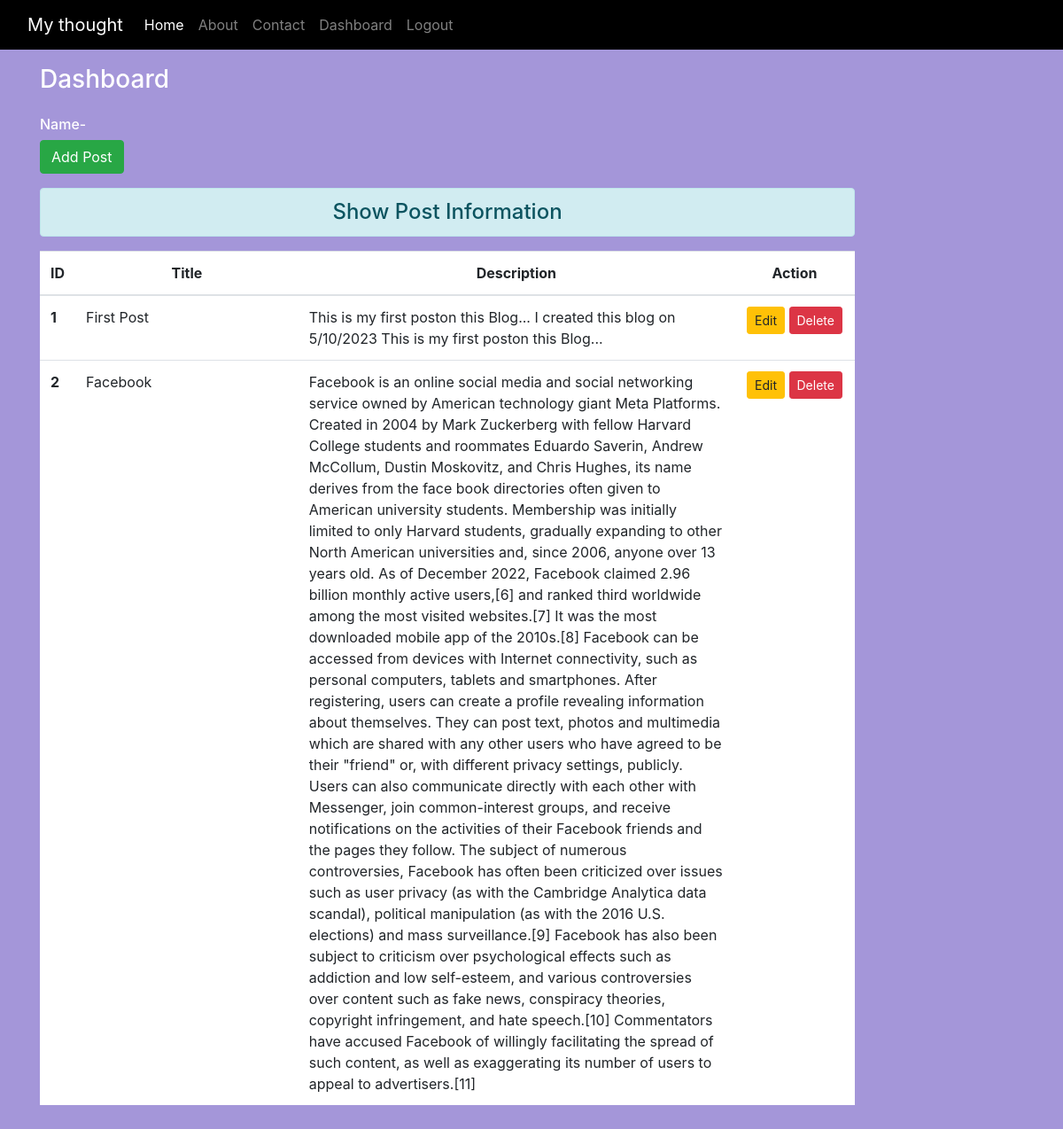
The page /dashboard/ (signed in) on the database its author committed.
### app/models.py (models this page shows)
class BlogPost(models.Model):
    title=models.CharField(max_length=100)
    desc=models.TextField()

### app/views.py (the view)
# urls.py: path('dashboard/',views.dashboard,name="dashboard"),
def dashboard(request):
    if request.user.is_authenticated:
        blogs=BlogPost.objects.all()
        user=request.user
        fullname=user.get_full_name()
        gps=user.groups.all()
        return render(request,"app/dashboard.html",{'blogs':blogs,"fullname":fullname,'groups':gps})
    else:
        return redirect('/login/')

### app/templates/app/dashboard.html (shortened to what this page needs)
{% extends 'app/base.html' %}
{% load static %}
{% block content %}
<div class="col-sm-10">
    <h3 class="my-4 text-white">Dashboard</h3>
    <div class="text-white">
        <h6>Name-{{fullname}}</h6>
    </div>
    {% if perms.app.add_blogpost %}
    <a href="{% url 'addblog' %}" class="btn btn-success">Add Post</a>
    {% endif %}
    <h4 class="text-center alert alert-info mt-3">Show Post Information</h4>
    {% if blogs %}
    <table class="table table-hover bg-white">
        <thead>
            <tr class="text-center">
                <th scope="col" style="width:2%">ID</th>
                <th scope="col" style="width:28%">Title</th>
                <th scope="col" style="width:55%">Description</th>
                <th scope="col" style="width:15%">Action</th>
            </tr>
        </thead>
        <tbody>
            {% for blog in blogs %}
            <tr>
                <th scope="row">{{blog.id}}</th>
                <td>{{blog.title}}</td>
                <td>{{blog.desc}}</td>
                <td class="text-center">
                    {% if perms.app.change_blogpost %}
                    <a  class="btn btn-warning btn-sm" href="{% url 'updateblog' blog.id %}">Edit</a>
                    {% endif %}
                    {% if perms.app.delete_blogpost %}
                    <form action="{% url 'delete' blog.id %}" method="post" class="d-inline">
                        <input type="submit" class="btn btn-danger btn-sm" href="{% url 'delete' blog.id %}"  value="Delete">
                    </form>
                    {% endif %}
                </td>
            </tr>
            {% endfor %}
        </tbody>
    </table>
    {% else %}
    <h4 class="text-center alert alert-warning">No Blogs to show</h4>
</div>
{% endif %}
</div>
{% endblock content %}

### app/templates/app/base.html (shortened to what this page needs)
{% load static %}
<!DOCTYPE html>
<html lang="en">
<head>
    <link rel="stylesheet" href="{% static 'app/css/bootstrap.css' %}">
    <link rel="stylesheet" href="{% static 'app/css/style.css' %}">
</head>
<body>
    <div class="navcontainer-fluid">
        {% include 'app/navbar.html' %}
    </div>
    <div class="container my-5">
        <div class="row">
            <div class="col-sm-12">
            </div>
        </div>
        <div class="row">
            {% block content %}
            {% endblock content %}
        </div>
    </div>
</body>
</html>

### app/templates/app/navbar.html (shortened to what this page needs)
<nav class="navbar navbar-expand-lg navbar-dark bg-body-tertiary fixed-top">
    <div class="container-fluid">
      <a class="navbar-brand" href="#">My thought</a>
      <div class="collapse navbar-collapse" id="navbarNav">
        <ul class="navbar-nav">
          <li class="nav-item">
            <a class="nav-link active" aria-current="page" href="/">Home</a>
          </li>
          <li class="nav-item">
            <a class="nav-link" href="{% url 'about' %}">About</a>
          </li>
          <li class="nav-item">
            <a class="nav-link" href="{% url 'contact' %}">Contact</a>
          </li>
          {% if request.user.is_authenticated %}
          <li class="nav-item">
            <a class="nav-link" href="{% url 'dashboard' %}">Dashboard</a>
          </li>
          <li class="nav-item">
            <a class="nav-link" href="{% url 'logout' %}">Logout</a>
          </li>
          {% endif %}
        </ul>
      </div>
    </div>
  </nav>

### app/static/app/css/style.css (style rules this page uses)
* { margin:0; padding:0; }
body { background-color:rgba(153, 137, 213, 0.886); }
.navbar { background-color: black; }

### rows shown on the page
BlogPost: id "1", title "First Post", desc "This is my first poston this Blog... I created this blog on 5/10/2023 This is my first poston this Blog...", id "Delete"
BlogPost: id "2", title "Facebook", desc "Facebook is an online social media and social networking service owned by American technology giant Meta Platforms. Created in 2004 by Mark Zuckerberg with fellow Harvard College students and roommates Eduardo Saverin, Andrew McCollum, Dustin Moskovitz, and Chris Hughes, its name derives from the face book directories often given to American university students. Membership was initially limited to only Harvard students, gradually expanding to other North American universities and, since 2006, anyone over 13 years old. As of December 2022, Facebook claimed 2.96 billion monthly active users,[6] and ranked third worldwide among the most visited websites.[7] It was the most downloaded mobile…", id "Delete"
